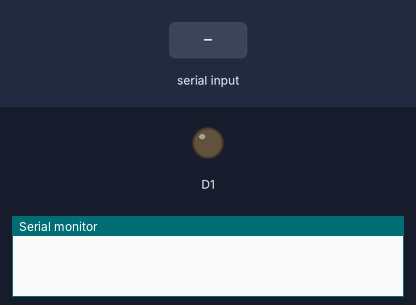
The sketch below on a simulated ESP8266 (NodeMCU). Shown: output pins drawn as LEDs (lit = HIGH), the last lines printed to the serial monitor. The test bench sets the inputs (shaded band).

Above: at 1.2 s.
1.3 s: "o" received over Serial
At 1.9 s:
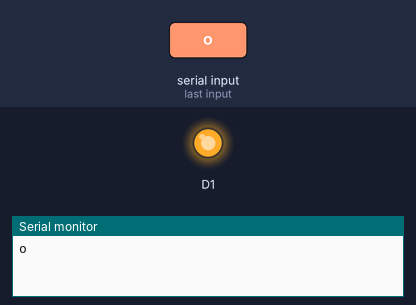
2.8 s: "c" received over Serial
At 4.2 s:
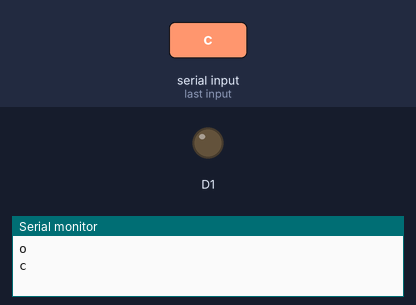
Timing chart, 0 to 5.8 s (numbered marks = the images above; inputs shaded):
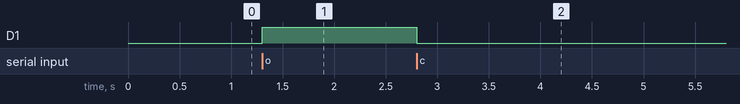

Measured:
- after the input at 1.3 s, D1: LOW → HIGH at once
- after the input at 2.8 s, D1: HIGH → LOW at once

The sketch:

bluetooth_control_led_code.ino
```cpp
void setup() {

pinMode(D1, OUTPUT);
Serial.begin(9600);

}

void loop() {

if (Serial.available()){
  char data;
  data=Serial.read();
  Serial.println(data);

  if (data =='o'){
    digitalWrite(D1,HIGH);
    delay(1000);
  }

  else if(data =='c'){
    digitalWrite(D1,LOW);
    delay(1000);
  }
}

}
```
